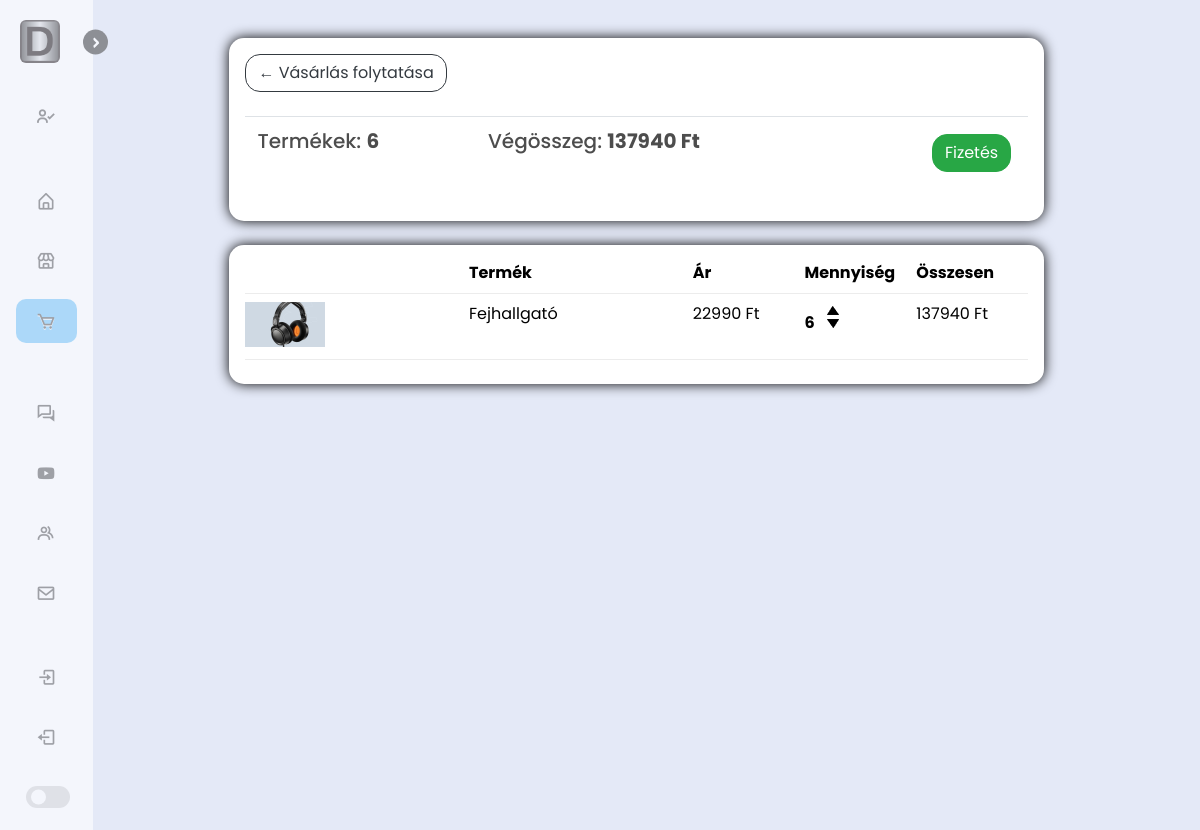
The app's page /cart/ (signed in), older data.
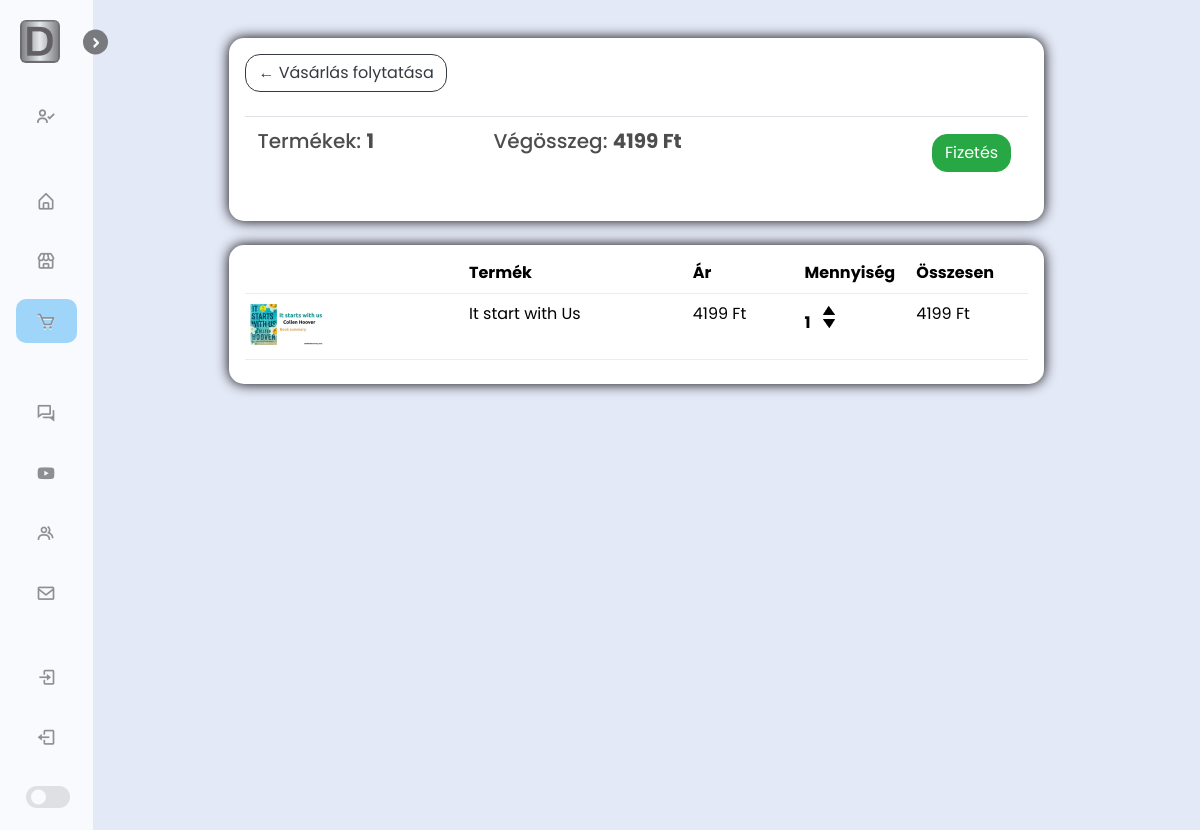
The same page, newer data.
### store/models.py (models this page shows, shortened)
class Order(models.Model):
    customer = models.ForeignKey(Customer, on_delete=models.SET_NULL, blank=True, null=True)
    date_ordered = models.DateTimeField(auto_now_add=True)
    complete = models.BooleanField(default=False, null=True, blank=False)
    transaction_id = models.CharField(max_length=200, null = True)
    @property
    def get_cart_total(self):
        orderitems = self.orderitem_set.all()
        total = sum([item.get_total for item in orderitems])
        return total
    @property
    def get_cart_items(self):
        orderitems = self.orderitem_set.all()
        total = sum([item.quantity for item in orderitems])
        return total

class OrderItem(models.Model):
    product = models.ForeignKey(Product, on_delete=models.SET_NULL, blank=True, null=True)
    order = models.ForeignKey(Order, on_delete=models.SET_NULL, blank=True, null=True)
    quantity = models.IntegerField(default=0, null=True, blank=True)
    date_added = models.DateTimeField(auto_now_add=True)
    @property
    def get_total(self):
        total = self.product.price * self.quantity
        return total

class Product(models.Model):
    pname = models.CharField(max_length=200, null=True)
    price = models.IntegerField()
    digital = models.BooleanField(default=False, null=True, blank=False)
    image = models.ImageField(null=True, blank=True)
    description = models.CharField(max_length=200, blank=True, default='')
    brand = models.ForeignKey(Brand, on_delete=models.CASCADE, null=True)
    category = models.ManyToManyField(Category)
    category2 = models.ManyToManyField(Category2, blank=True)
    rating = models.FloatField(default=0)
    @property
    def imageURL(self):
        try:
            url = self.image.url
        except:
            url = ''
        return url

### store/views.py (the view)
# urls.py: path('cart/', views.cart, name="cart"),
def cart(request):
    if request.user.is_authenticated:
        customer = request.user.customer
        order, created = Order.objects.get_or_create(customer = customer, complete=False)
        items = order.orderitem_set.all()
    else:
        items = []
        order = {'get_cart_total':0, 'get_cart_items':0, 'shipping':False}
    context = {'items':items, 'order':order}
    return render(request, 'store/cart.html', context)

### store/templates/store/cart.html
{% extends 'store/main.html' %}
{% load static %}
{% block content %}
<div class="row">
	<div class="col-lg-12">
		<div class="box-element">
               <a style="border-radius: 15px;" class="btn btn-outline-dark" href="{% url 'store' %}">&#x2190; Vásárlás folytatása</a>
               <br>
               <br>
               <table class="table">
                    <tr>
                         <th><h5>Termékek: <strong>{{order.get_cart_items}}</strong></h5></th>
                         <th><h5>Végösszeg: <strong>{{order.get_cart_total}} Ft</strong></h5></th>
                         <th>
                              <a  style="float:right; margin:5px; border-radius: 15px;" class="btn btn-success" href="{% url 'checkout' %}">Fizetés</a>
                         </th>
                    </tr>
               </table>
          </div>
		<br>
		<div class="box-element">
               <div class="cart-row">
                    <div style="flex:2"></div>
                    <div style="flex:2"><strong>Termék</strong></div>
                    <div style="flex:1"><strong>Ár</strong></div>
                    <div style="flex:1"><strong>Mennyiség</strong></div>
                    <div style="flex:1"><strong>Összesen</strong></div>
               </div>
               {% for item in items %}
               <div class="cart-row">
                    <div style="flex:2"><img class="row-image" src="{{item.product.imageURL}}"></div>
                    <div style="flex:2"><p>{{item.product.pname}}</p></div>
                    <div style="flex:1"><p>{{item.product.price|floatformat:0}} Ft</p></div>
                    <div style="flex:1">
                         <p class="quantity">{{item.quantity}}</p>
                         <div class="quantity">
                              <img data-product="{{item.product.id}}" data-action="add" class="chg-quantity update-cart" src="{% static  'images/arrow-up.png' %}">
                              <img data-product="{{item.product.id}}" data-action="remove" class="chg-quantity update-cart" src="{% static  'images/arrow-down.png' %}">
                         </div>
                    </div>
                    <div style="flex:1"><p>{{item.get_total|floatformat:0}} Ft</p></div>
               </div>
               {% endfor %}
	</div>
</div>
{% endblock content %}

### store/templates/store/main.html (shortened to what this page needs)
<!DOCTYPE html>
{% load static %}
<html>
<head>
	<link rel="stylesheet" href="https://stackpath.bootstrapcdn.com/bootstrap/4.4.1/css/bootstrap.min.css">
	<link rel="stylesheet" href="{% static 'css/main-page.css' %}">
	<link rel="stylesheet" href="{% static 'css/store.css' %}">
	<link rel="stylesheet" href="{% static 'css/kezdolap.css' %}">
	<link rel="stylesheet" href="{% static 'css/register.css' %}">
	<link href='https://unpkg.com/boxicons@2.1.4/css/boxicons.min.css' rel='stylesheet'>
	<link rel="stylesheet" href="https://cdnjs.cloudflare.com/ajax/libs/font-awesome/6.5.1/css/all.min.css">
</head>
<body>
	<nav class="sidebar close">
		<header>
			<div class="image-text">
				<span class="image" style="margin-left: 2.5vh;">
					<img src="{% static 'images/logo.png' %}">
				</span>
			</div>
			<i class='bx bx-chevron-right toggle' ></i>
		</header>
		<div class="menu-bar">
			<div class="menu">
				<ul class="menu-links">
					<li class="nav-link basic">
							{% if request.user.id is None %}
							<i class='bx bx-user-x icon' ></i>
							<span class="text nav-text">Köszöntünk<br><strong>Vendégfelhasználó</strong></span>
							{% else %}
							<i class='bx bx-user-check icon'></i>
							{% endif %}
					</li>
					<li class="nav-link">
						<a href="{% url 'home' %}">
							<i class='bx bx-home-alt icon'></i>
						</a>
					</li>
					<li class="nav-link">
						<a href="{% url 'store' %}">
							<i class='bx bx-store icon'></i>
						</a>
					</li>
					<li class="nav-link bottom">
						<a href="{% url 'cart' %}">
							<i class='bx bx-cart icon' ></i>
						</a>
					</li>
					<li class="nav-link basic">
						<a href="">
							<i class='bx bx-conversation icon' ></i>
						</a>
					</li>
					<li class="nav-link">
						<a href="">
							<i class='bx bxl-youtube icon'></i>
						</a>
					</li>
					<li class="nav-link">
						<a href="">
							<i class='bx bx-group icon'></i>
						</a>
					</li>
					<li class="nav-link">
						<a href="">
							<i class='bx bx-envelope icon'></i>
						</a>
					</li>
				</ul>
			</div>
				<div class="bottom-content">
					<ul>
						<li class="nav-link">
							<a href="{% url 'register' %}">
								<i class='bx bx-log-in icon'></i>
							</a>
						</li>
						<li class="nav-link">
							<a href="{% url 'logout' %}">
								<i class='bx bx-log-out icon'></i>
							</a>
						</li>
						<li class="mode nav-link">
								<div class="toggle-switch">
									<span class="switch"></span>
								</div>
						</li>
					</ul>
				</div>
			</div>
	</nav>
     <section class="home">
		<div class="container" style="max-width: 75%; margin-top: 30px;">
        {% block content %}
        {% endblock content %}
		</div>
	</section>
</body>
</html>

### static/css/main-page.css (style rules this page uses)
* { margin: 0; padding: 0; box-sizing: border-box; font-family: "Poppins", sans-serif; }
:root { --body-color: #e4e9f7; --sidebar-color: #fff; --primary-color: #0079b5; --primary-color-light: #00b6e3; --toggle-color: #ddd; --text-color: #707070; --text-color-dark: #f6f5ff; --grey: #545454; --black: #000000; --white: #fff; --tran-02: all 0.2s ease; --tran-03: all 0.3s ease; --tran-04: all 0.4s ease; --tran-05: all 0.5s ease; }
body { height: 100vh; background: var(--body-color); transition: var(--tran-04); }
.sidebar { position: fixed; top: 0; left: 0; height: 100%; width: 250px; background: var(--sidebar-color); transition: var(--tran-05); z-index: 100; opacity: 1; }
.sidebar.close { width: 93px; opacity: 0.6; }
.sidebar .image { min-width: 60px; display: flex; align-items: center; }
.sidebar li { height: 60px; list-style: none; display: flex; align-items: center; }
.sidebar li.basic:first-child { margin-top: 3vh; margin-bottom: 3vh; }
.sidebar li.basic:nth-child(5) { margin-top: 4vh; }
.sidebar li:first-child.basic .icon { font-size: 2.7vh; }
.sidebar li .icon { display: flex; align-items: center; justify-content: center; font-size: 20px; min-width: 60px; }
.sidebar li .text, .sidebar li .icon { color: var(--text-color); transition: var(--tran-02); }
.sidebar header { position: relative; margin-top: 20px; }
.sidebar .image-text img { width: 40px; border-radius: 6px; }
.sidebar header .image-text { display: flex; align-items: center; }
.sidebar header .toggle { position: absolute; top: 50%; right: -15px; transform: translateY(-50%) rotate(180deg); height: 25px; width: 25px; background: var(--grey); display: flex; align-items: center; justify-content: center; border-radius: 50%; color: var(--sidebar-color); font-size: 20px; transition: var(--tran-05); cursor: pointer; }
.sidebar.close header .toggle { transform: translateY(-50%); cursor: pointer; }
.sidebar li a { text-decoration: none; height: 100%; width: 100%; display: flex; align-items: center; border-radius: 10px; transition: var(--tran-04); }
.sidebar .menu-bar { height: calc(100% - 50px); display: flex; flex-direction: column; justify-content: space-between; }
.menu-bar .mode { border-radius: 25px; position: relative; }
.menu-bar .mode .toggle-switch { position: absolute; display: flex; align-items: center; justify-content: center; height: 100%; min-width: 60px; cursor: pointer; right: 15px; }
.toggle-switch .switch { position: relative; height: 22px; width: 44px; border-radius: 25px; background: var(--toggle-color); }
.switch::before { content: ""; position: absolute; height: 15px; width: 15px; border-radius: 50%; top: 50%; left: 5px; transform: translateY(-50%); background: var(--sidebar-color); transition: var(--tran-03); }
.home { position: relative; left: 25vh; height: 100vh; width: calc(100% - 25vh); transition: var(--tran-05); }
.sidebar.close ~ .home { left: 9.2vh; width: calc(100% - 9.2vh); }
h1, h2, h3, h4, h5, h6 { color: hsl(0, 0%, 30%); }
.box-element { box-shadow: var(--black) 0 0 1.6vh; background-color: #fff; padding: 2vh; color: var(--black); border-radius: 15px; }
.col-lg-4, .col-lg-6, .col-lg-8, .col-lg-12 { margin-top: 1vh; }
.btn { border-radius: 0; }
.row-image { width: 10vh; }
.cart-row { display: flex; align-items: flex-stretch; padding-bottom: 1vh; margin-bottom: 1vh; border-bottom: 1px solid #ececec; }
.quantity { display: inline-block; font-weight: 700; padding-right: 1vh; }
.chg-quantity { width: 12px; cursor: pointer; display: block; margin-top: 0.5vh; transition: 0.1s; }
.active { background-color: lightskyblue; }

### static/css/store.css (style rules this page uses)
:root { --body-color: #e4e9f7; --sidebar-color: #fff; --primary-color: #0079b5; --primary-color-light: #00b6e3; --toggle-color: #ddd; --text-color: #707070; --text-color-dark: #f6f5ff; --grey: #545454; --black: #000000; --white: #fff; --tran-02: all 0.2s ease; --tran-03: all 0.3s ease; --tran-04: all 0.4s ease; --tran-05: all 0.5s ease; }

### static/css/kezdolap.css (style rules this page uses)
* { margin: 0; padding: 0; }

### static/css/register.css (style rules this page uses)
:root { --body-color: #e4e9f7; --sidebar-color: #fff; --primary-color: #0083c5; --primary-color-light: #00b6e3; --toggle-color: #ddd; --text-color: #707070; --text-color-dark: #f6f5ff; --grey: #545454; --black: #000000; --white: #fff; --tran-02: all 0.2s ease; --tran-03: all 0.3s ease; --tran-04: all 0.4s ease; --tran-05: all 0.5s ease; }

Row changes from the older to the newer data that the page shows:
removed OrderItem: product.imageURL (picture), product.pname "Fejhallgató", product.price "22990", quantity "6", get_total "137940"
computed for Order: get_cart_items "6" → "1"; get_cart_total "137940" → "4199"
added OrderItem: product.imageURL (picture), product.pname "It start with Us", product.price "4199", quantity "1", get_total "4199"
